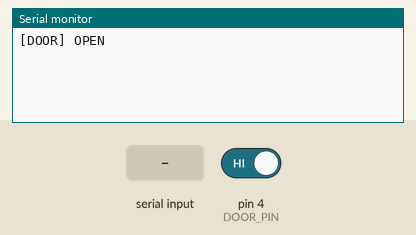
Bench run of a sketch on a simulated Arduino Uno, built with avr-gcc and run on an emulated ATmega328P. Parts: the last lines printed to the serial monitor. The test bench sets the inputs (shaded band); at power-on: pin 4 (DOOR_PIN) HIGH.

Above: at 1.2 s.
1.3 s: pin 4 (DOOR_PIN) driven LOW
At 2.4 s:
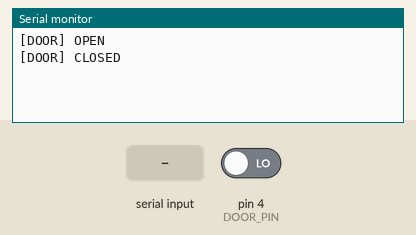
3.5 s: "1\n" received over Serial
At 5.1 s:
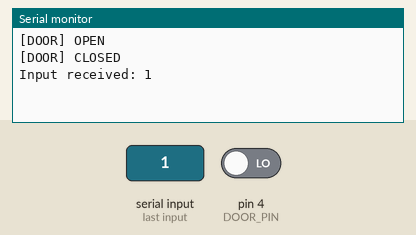
5.5 s: byte 10 ('\n') received over Serial
At 6.7 s:
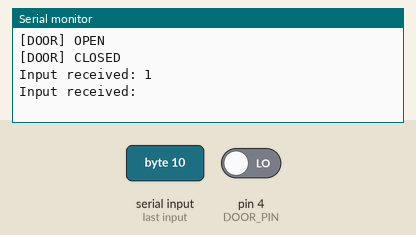
7.0 s: "0\n" received over Serial
At 9.2 s:
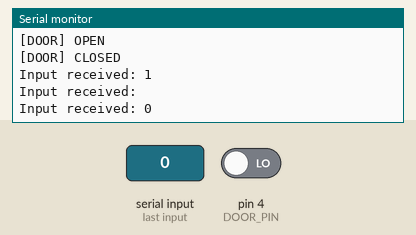

Measured:
- after the input at 1.3 s, the serial monitor: prints a new line after 0.70 s (image 1)
- after the input at 3.5 s, the serial monitor: prints a new line after 0.50 s (image 2)
- after the input at 5.5 s, the serial monitor: prints a new line after 0.50 s (image 3)
- after the input at 7.0 s, the serial monitor: prints a new line after 1.0 s (image 4)

The sketch:

enviro-duino.ino
```cpp
#include<DS18B20.h>
#include <DHT.h>
#include <DHT_U.h>

// https://github.com/matmunk/DS18B20
DS18B20 ds(2);

// https://github.com/adafruit/DHT-sensor-library
#define DHT_PIN 3
#define DHT_TYPE DHT22
DHT dht(DHT_PIN, DHT_TYPE);

int DOOR_PIN = 4;
int CUR_STATE = -1;
int CLOSED = 1;
int OPEN = 0;

int timer;
String inputString = "";
boolean inputComplete = false;

void setup() {
  Serial.begin(9600);
  dht.begin();
  pinMode(DOOR_PIN, INPUT_PULLUP);
}

void loop() {
  int mainDelay = 1000; // every second
  int innerDelay = 60000; // every minute
//  int innerDelay = 2000; // for testing...

  inputEvent();
  if (inputComplete) {
    processInput(inputString);
    inputString = "";
    inputComplete = false;
  }

  checkDoor();

  if (timer == innerDelay) {
    // Things to run at a longer interval
    readTemperatures();
    readHumidity();
    timer = 0;
  } else {
    timer += mainDelay;
  }

  delay(mainDelay);
}

void checkDoor() {
  int doorState = !digitalRead(DOOR_PIN);
  if (doorState != CUR_STATE) {
    String name = "[DOOR] ";
    String status = "";
    if (doorState == OPEN) {
      status = "OPEN";
    }
    if (doorState == CLOSED) {
      status = "CLOSED";
    }

    Serial.println(name + status);
    CUR_STATE = doorState;
  }
}

void readTemperatures() {
  while (ds.selectNext()) {
    uint8_t address[8];
    String addr = "";
    char tempBuffer[16];

    ds.getAddress(address);
    for (uint8_t i = 0; i < 8; i++){
      addr += address[i];
    }

    float temp = ds.getTempF();
    String output = formatOutput(addr, temp);

    Serial.println(output);
  }
}

void readHumidity() {
  char humBuffer[8];
  String name = "DHT22";

  float hum = dht.readHumidity();
  String humOutput = formatOutput(name, hum);

  float temp = dht.readTemperature(true); // true for F

  Serial.println(humOutput);
}

void inputEvent() {
  while (Serial.available()) {
    // get the new byte:
    char inChar = (char)Serial.read();
    // add it to the inputString:
    inputString += inChar;
    // if the incoming character is a newline, set a flag
    // so the main loop can do something about it:
    if (inChar == '\n') {
      inputComplete = true;
    }
  }
}

void processInput(String input) {
  Serial.print("Input received: ");
  Serial.println(input);
//  FROM: https://github.com/0bscur3/Arduino-LedStripe-IR
//  if(cmd.startsWith("cmd:",0)){
//    int start = cmd.indexOf(":")+1;
//    int end = cmd.length()-1;
//
//    String command = cmd.substring(start, end);
//
//    if(command == "POWER_ON"){
//      powerOn();
//    }else if(command == "POWER_OFF"){
//      powerOff();
//    }
//  }
}

String formatOutput(String name, float value) {
  char valueBuff[16];

  dtostrf(value, 6, 2, valueBuff);

  String output = "[" + name + "] " + valueBuff;
  return output;
}
```
